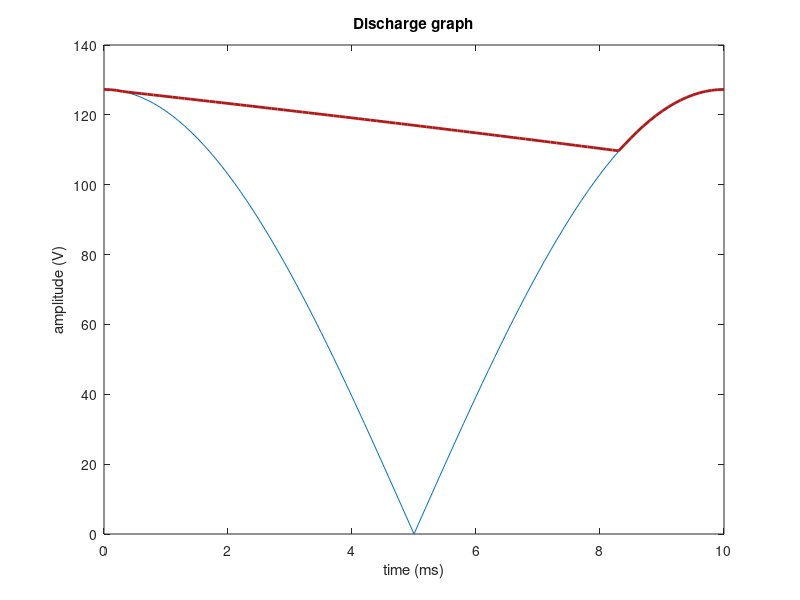

Write MATLAB code to recreate this figure.
clear;
Vin_rms = 90;
Vpeak = Vin_rms*sqrt(2);
Vbrownout_rms = 60;

Cin = 100e-6;
Eff = 0.85;
Vout = 30;
Iout_nom = 0.64;
Rmin = Vout / Iout_nom * 0.9;
Iout = Vout / Rmin;
Pout = 30*Iout;
Pin = Pout / Eff;

T = 10; %10 msec
step = 100;
t = [0:T/step:T];
wave = abs(Vpeak*cos(t*pi/T));
plot(t, wave);
xlabel('time (ms)');
ylabel('amplitude (V)');
title('Discharge graph');
hold on

Vdis_T = sqrt(Vpeak^2 - (2 * Pin* (T / 1000) / Cin));
Vdis = sqrt(Vpeak^2 - (2 * Pin* (t / 1000) / Cin));
for (i=1:size(t,2))
    if (Vdis(i) > wave(i))
        Vdis_selmax(i) = Vdis(i);
    else
        Vdis_selmax(i) = wave(i);
    end
end

printf('I out = %.2f A\n', Iout);
printf('V max of ripple = %.1f V\n', Vpeak);
printf('V min of ripple = %.1f V\n', min(Vdis_selmax));
printf('V p-p of ripple = %.1f V\n', Vpeak - min(Vdis_selmax));

plot(t, Vdis_selmax,'LineWidth',2, 'Color', [0.7 0.1 0.1]);

hold off
